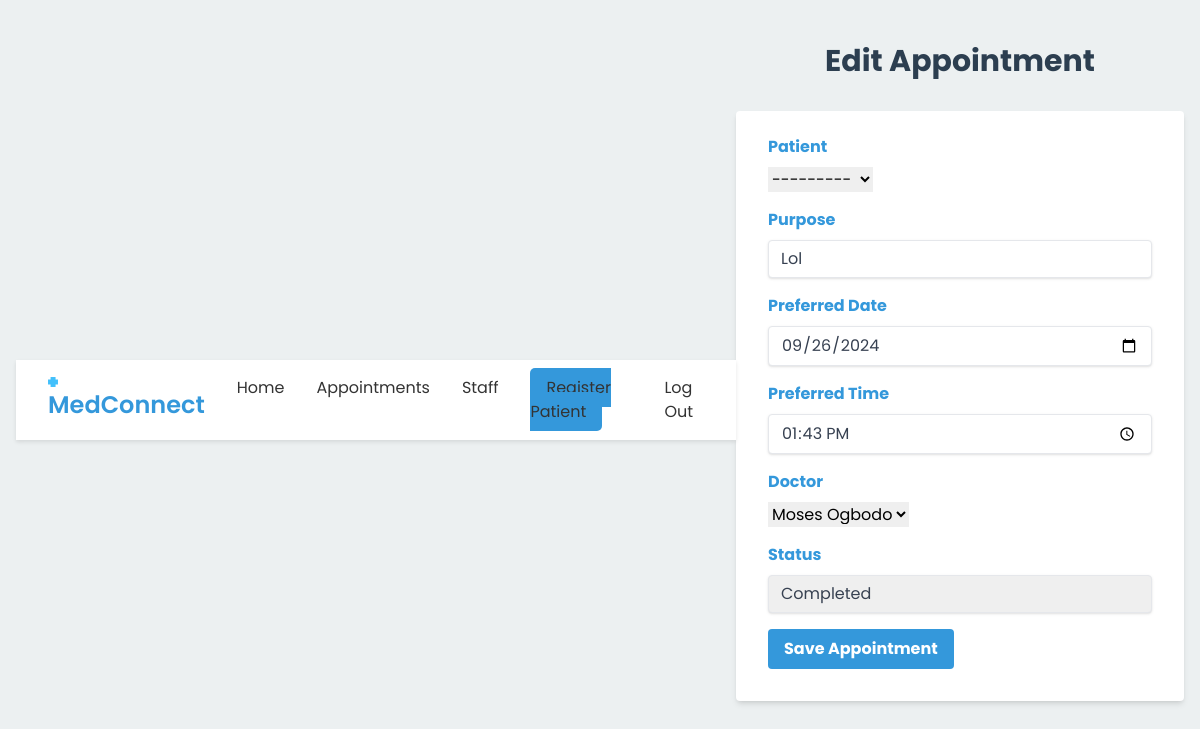
The page /appointment_edit/1/ (signed in) on the database its author committed.
### medconnect_core/models.py (models this page shows, shortened)
class Appointment(models.Model):
        patient = models.ForeignKey(PatientProfile,limit_choices_to={'is_staff':False}, on_delete=models.CASCADE, null=True)
        date=models.DateField(default=datetime.datetime.today)
        time = models.TimeField(default=datetime.datetime.today)
        purpose = models.TextField(max_length=100, null=True)
        doctor=models.ForeignKey(PatientProfile,related_name="doctor" ,on_delete=models.CASCADE,limit_choices_to={'status':"Doctor"}, null=True)
        status = models.CharField(max_length=20, choices=[
            ('SCHEDULED', 'Scheduled'),
            ('CANCELLED', 'Cancelled'),
            ('COMPLETED', 'Completed')
        ], default='SCHEDULED')
        created_at = models.DateTimeField(auto_now_add=True)

### medconnect_core/views.py (the view, shortened to what this page needs)
# urls.py: path("appointment_edit/<int:id>/", appointment_edit, name="appointment_edit"),
def appointment_edit (request,id):
    if request.user.is_authenticated:
                current_user_profile = Appointment.objects.get(id=id)
                form = AppointmentForm(request.POST or None, instance=current_user_profile)
                return render(request, "core/edit_appointment.html", {"form": form, "id":id})
    else:
            messages.success(request, "Please login first")
            return redirect("staff_login")

### medconnect_core/models.py (called while the page is built)
    def __str__(self):
        return f"{self.user.first_name} {self.user.last_name}"

### medconnect_core/templates/core/edit_appointment.html (shortened to what this page needs)
<!DOCTYPE html>
<html lang="en">
<head>
    <script src="https://cdn.tailwindcss.com"></script>
</head>
<body class="bg-background min-h-screen flex items-center justify-center p-4">
    {% include "core/nav.html" %}
    <div class="w-full max-w-md mb-10">
        <h1 class="text-3xl font-bold text-primary text-center mb-8">Edit Appointment</h1>
        <form id="appointmentForm" class="bg-white shadow-md rounded px-8 pt-6 pb-8 mb-4" method="post" action="{% url "appointment_edit" id%}">
           {% for field in form %}
           <div class="mb-4">
            <label class="block text-primary text-secondary font-bold mb-2" for="date">
               {{field.label}}
            </label>
          {{field}}
        </div>
           {% endfor %}
            <div class="flex items-center justify-between">
                <button class="bg-secondary hover:bg-blue-700 text-white font-bold py-2 px-4 rounded focus:outline-none focus:shadow-outline" type="submit">
                  Save Appointment
                </button>
            </div>
        </form>
    </div>
</body>
</html>

### medconnect_core/templates/core/nav.html (style rules this page uses)
* { margin: 0; padding: 0; box-sizing: border-box; }
body { font-family: 'Poppins', sans-serif; background-color: #f0f4f8; }

### rows shown on the page
Appointment: form "---------" "Lol" "09/26/2024" "13:43:00" "Moses Ogbodo" "Completed"

### other values the page prints
{{ field.label }} "Patient" "Purpose" "Preferred Date" "Preferred Time" "Doctor" "Status"
